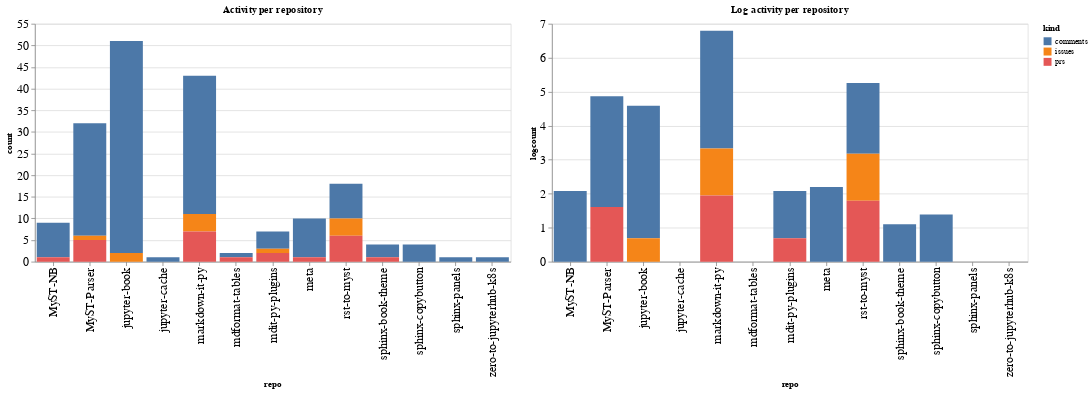

This figure's notebook cell:
### Code cell
ch1 = alt.Chart(repo_summaries, width=600, title="Activity per repository").mark_bar().encode(
    x='repo',
    y='count',
    color='kind',
    tooltip="kind"
)

ch2 = alt.Chart(repo_summaries, width=600, title="Log activity per repository").mark_bar().encode(
    x='repo',
    y='logcount',
    color='kind',
    tooltip="kind"
)

ch1 | ch2

### Figure 1 — Vega-Lite specification as saved in the notebook (floating-point values rounded to 4 significant figures)
{"config": {"axisLeft": {"labelFontSize": 15}, "axisBottom": {"labelFontSize": 15}}, "hconcat": [{"mark": "bar", "encoding": {"color": {"type": "nominal", "field": "kind"}, "tooltip": {"type": "nominal", "field": "kind"}, "x": {"type": "nominal", "field": "repo"}, "y": {"type": "quantitative", "field": "count"}}, "title": "Activity per repository", "width": 600}, {"mark": "bar", "encoding": {"color": {"type": "nominal", "field": "kind"}, "tooltip": {"type": "nominal", "field": "kind"}, "x": {"type": "nominal", "field": "repo"}, "y": {"type": "quantitative", "field": "logcount"}}, "title": "Log activity per repository", "width": 600}], "data": {"name": "data-33c060af8d89f571fbb00f4901b84ac1"}, "$schema": "https://vega.github.io/schema/vega-lite/v4.8.1.json", "datasets": {"data-33c060af8d89f571fbb00f4901b84ac1": [{"repo": "MyST-NB", "kind": "comments", "count": 8, "logcount": 2.079}, {"repo": "MyST-NB", "kind": "prs", "count": 1, "logcount": 0.0}, {"repo": "MyST-Parser", "kind": "comments", "count": 26, "logcount": 3.258}, {"repo": "MyST-Parser", "kind": "issues", "count": 1, "logcount": 0.0}, {"repo": "MyST-Parser", "kind": "prs", "count": 5, "logcount": 1.609}, {"repo": "jupyter-book", "kind": "comments", "count": 49, "logcount": 3.892}, {"repo": "jupyter-book", "kind": "issues", "count": 2, "logcount": 0.6931}, {"repo": "jupyter-cache", "kind": "comments", "count": 1, "logcount": 0.0}, {"repo": "markdown-it-py", "kind": "comments", "count": 32, "logcount": 3.466}, {"repo": "markdown-it-py", "kind": "issues", "count": 4, "logcount": 1.386}, {"repo": "markdown-it-py", "kind": "prs", "count": 7, "logcount": 1.946}, {"repo": "mdformat-tables", "kind": "comments", "count": 1, "logcount": 0.0}, {"repo": "mdformat-tables", "kind": "prs", "count": 1, "logcount": 0.0}, {"repo": "mdit-py-plugins", "kind": "comments", "count": 4, "logcount": 1.386}, {"repo": "mdit-py-plugins", "kind": "issues", "count": 1, "logcount": 0.0}, {"repo": "mdit-py-plugins", "kind": "prs", "count": 2, "logcount": 0.6931}, {"repo": "meta", "kind": "comments", "count": 9, "logcount": 2.197}, {"repo": "meta", "kind": "prs", "count": 1, "logcount": 0.0}, {"repo": "rst-to-myst", "kind": "comments", "count": 8, "logcount": 2.079}, {"repo": "rst-to-myst", "kind": "issues", "count": 4, "logcount": 1.386}, {"repo": "rst-to-myst", "kind": "prs", "count": 6, "logcount": 1.792}, {"repo": "sphinx-book-theme", "kind": "comments", "count": 3, "logcount": 1.099}, {"repo": "sphinx-book-theme", "kind": "prs", "count": 1, "logcount": 0.0}, {"repo": "sphinx-copybutton", "kind": "comments", "count": 4, "logcount": 1.386}, {"repo": "sphinx-panels", "kind": "comments", "count": 1, "logcount": 0.0}, {"repo": "zero-to-jupyterhub-k8s", "kind": "comments", "count": 1, "logcount": 0.0}]}}
